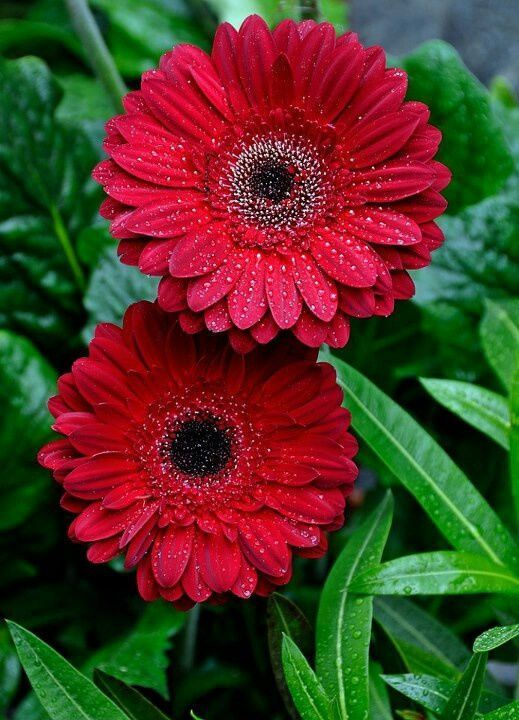
#> input picture image/flower.jpg, 519 x 720 px, given in place of the camera
$ python blob.py
#> lines starting #> are read from the running program, lines starting #| are printed output that depends on the picture; after the words box and inside, x2 and y2 are one past the last pixel; in counts of white or black regions, pixels touching at a corner belong together
import cv2
import numpy as np

color_ranges = {
    "Green":  {"min": (35, 50, 50),   "max": (85, 255, 255),  "color": (0, 255, 0)},
    "Yellow": {"min": (20, 100, 100), "max": (30, 255, 255),  "color": (0, 255, 255)},
    "Red":    {"min": (0, 100, 100),  "max": (10, 255, 255),  "color": (0, 0, 255)},
    "Blue":   {"min": (100, 150, 0),  "max": (140, 255, 255), "color": (255, 0, 0)}
}

params = cv2.SimpleBlobDetector_Params()
params.filterByArea = True
params.minArea = 500
params.maxArea = 50000
detector = cv2.SimpleBlobDetector_create(params)

cap = cv2.VideoCapture(0)

while True:
    ret, frame = cap.read()
#> frame is the input picture: shape (720, 519, 3); mean B, G, R 38.4, 56.7, 81.8
    if not ret: break

    hsv = cv2.cvtColor(frame, cv2.COLOR_BGR2HSV)
#> hsv: shape (720, 519, 3); mean H, S, V 101, 210, 114.9

    # วนลูปเช็คทีละสีตามเงื่อนไขข้อ 2
    for color_name, range_val in color_ranges.items():
        mask = cv2.inRange(hsv, range_val["min"], range_val["max"])
        mask = cv2.erode(mask, None, iterations=2)
        mask = cv2.dilate(mask, None, iterations=2)

        # กลับสี Mask เพราะ Detector หาจุดมืดบนพื้นสว่าง
        reversemask = 255 - mask
        keypoints = detector.detect(reversemask)

        # ถ้าเจอสี ให้วาดวงกลมและแสดงข้อความตามเงื่อนไขข้อ 3 และ 4
        for kp in keypoints:
            x, y = int(kp.pt[0]), int(kp.pt[1])
            size = int(kp.size)

            # วาดวงกลม (ใช้สีเดียวกับที่ตรวจจับได้)
            cv2.circle(frame, (x, y), int(size/2), range_val["color"], 3)

            # แสดงชื่อสีและพิกัด
            text = f"Found: {color_name} ({x},{y})"
            cv2.putText(frame, text, (x - 50, y - int(size/2) - 10),
                        cv2.FONT_HERSHEY_SIMPLEX, 0.6, range_val["color"], 2)
#> this loop made 4 passes
#> pass 1, `mask = cv2.inRange(hsv, range_val["min"], range_val["max"])`:
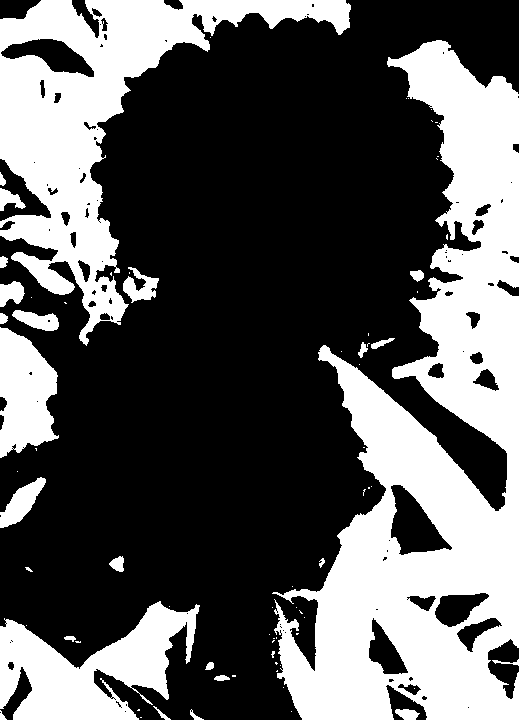
#> mask: shape (720, 519); 36% white; 73 white regions (47 under 20 px), largest, box (x1, y1, x2, y2) and area: (272, 40, 519, 720) 77738, (0, 0, 351, 346) 34383, (0, 601, 200, 720) 12466
#> pass 1, `mask = cv2.erode(mask, None, iterations=2)`:
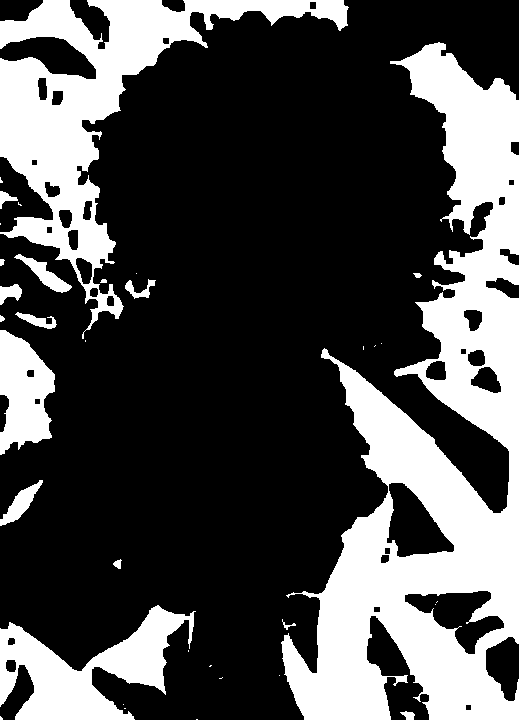
#> mask: shape (720, 519); 30.2% white; 35 white regions (18 under 20 px), largest, box (x1, y1, x2, y2) and area: (281, 42, 519, 720) 67889, (0, 0, 349, 339) 27403, (0, 605, 196, 720) 10258
#> pass 1, `mask = cv2.dilate(mask, None, iterations=2)`:
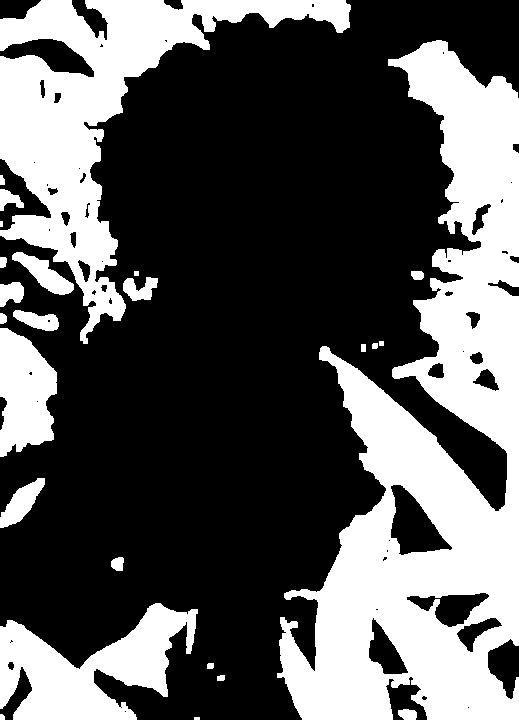
#> mask: shape (720, 519); 35.4% white; 25 white regions (2 under 20 px), largest, box (x1, y1, x2, y2) and area: (277, 40, 519, 720) 77035, (0, 0, 351, 344) 32767, (0, 603, 198, 720) 12196
#> after the loop:
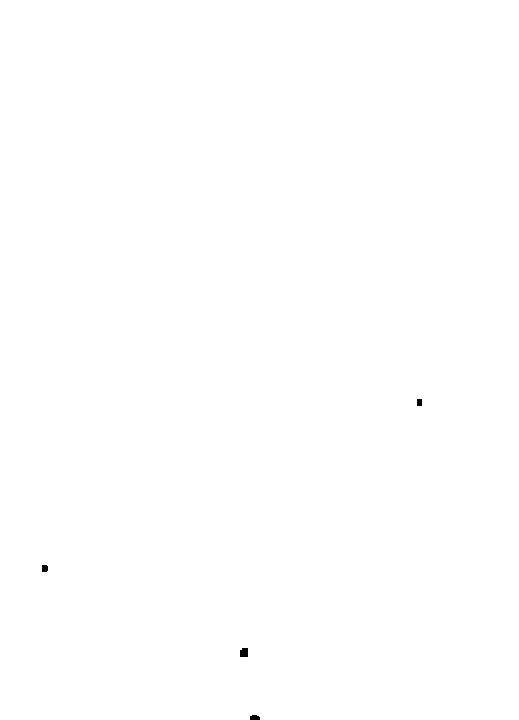
#> reversemask: shape (720, 519); 99.9% white; 4 black regions, box (x1, y1, x2, y2) and area: (240, 648, 248, 657) 68, (250, 715, 260, 720) 44, (42, 565, 48, 572) 40, (417, 399, 422, 406) 35

    cv2.imshow("Multi-Color Detection", frame)
    if cv2.waitKey(1) == 27: break
#> (key Esc is pressed here)

cap.release()
cv2.destroyAllWindows()
